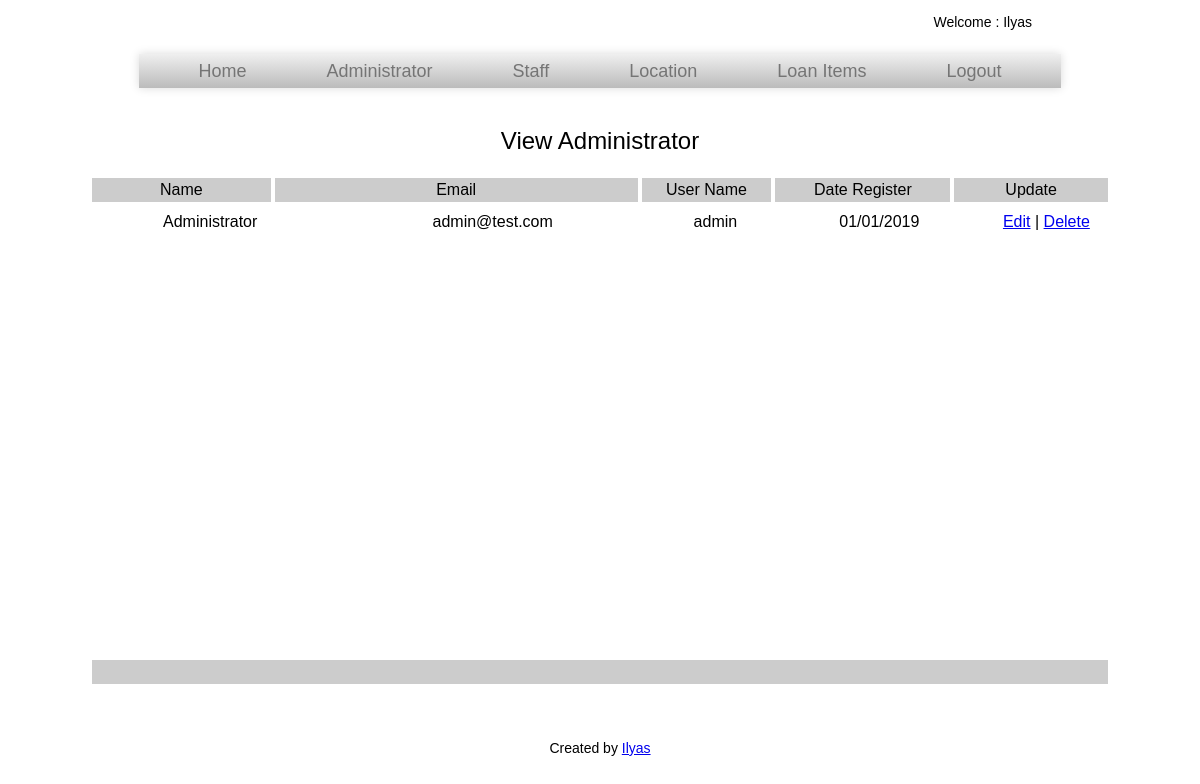
Screenshot of /admin/admin_view.php (signed in) with the database file from the repository.
### tables this page shows
CREATE TABLE `admin_tbl` (
  `admin_id` int(9) NOT NULL auto_increment,
  `name` varchar(100) NOT NULL,
  `email` varchar(100) NOT NULL,
  `username` varchar(100) NOT NULL,
  `password` varchar(100) NOT NULL,
  `date_reg` varchar(100) NOT NULL,
  PRIMARY KEY  (`admin_id`)
);

### admin/admin_view.php (the view, shortened to what this page needs)
<?php
$result = mysql_query("SELECT * FROM admin_tbl WHERE admin_id ORDER BY admin_id DESC");
?>
<html>
<head>
    <link href="../css/style.css" rel="stylesheet" type="text/css">
</head>
<body>
<center>
     <?php include("header.php"); ?>
  <p><font size="+2">View Administrator</font></p>
    <br/>
	<table cellpadding="3" cellspacing="4" width="100%">
		<tr bgcolor='#CCCCCC'>
			<td align="center" width="61">Name</td>
			<td align="center" width="130">Email</td>
			<td align="center" width="30">User Name</td>
            <td align="center" width="30">Date Register</td>
			<td align="center" width="30">Update</td>
		</tr>
        </table>
  <div style='height:450px; overflow-y:scroll;'>
  <table border=0  cellpadding="3" cellspacing="4" width="100%">
		<?php
		while($res = mysql_fetch_array($result)) {
			echo "<tr>";
			echo "<td align='center' width='61'>".$res['name']."</td>";
			echo "<td align='center' width='130'>".$res['email']."</td>";
			echo "<td align='center' width='30'>".$res['username']."</td>";
			echo "<td align='center' width='30'>".$res['date_reg']."</td>";
			echo "<td align='center' width='30'><a href=\"edit_admin.php?admin_id=$res[admin_id]\">Edit</a> | <a href=\"delete_admin.php?admin_id=$res[admin_id]\" onClick=\"return confirm('Are you sure you want to delete?')\">Delete</a></td>";
		}
		?>
	</table>
   </div>
    <table border=0 class="table" cellpadding="3" cellspacing="4" width="100%">
     <tr bgcolor='#CCCCCC'>
			<td align="center" colspan="8">&nbsp;</td>
		</tr>
	</table>
    <?php include("footer.php"); ?>
    </center>
</body>
</html>

### css/style.css (style rules this page uses)
body, div, h1, h2, h3, h4, h5, h6, p, ul, ol, li, dl, dt, dd, img, form, fieldset, input, textarea, table, blockquote { margin: 0; padding: 0; border: 0; }
body { margin: 0px auto; font-family: sans-serif; font-size: 18px; line-height: 22px; width:1024px; }

### rows the page displays
admin_tbl: name "Administrator", email "admin@test.com", username "admin", date_reg "01/01/2019"

### other values shown
$_SESSION['name'] "Ilyas"
